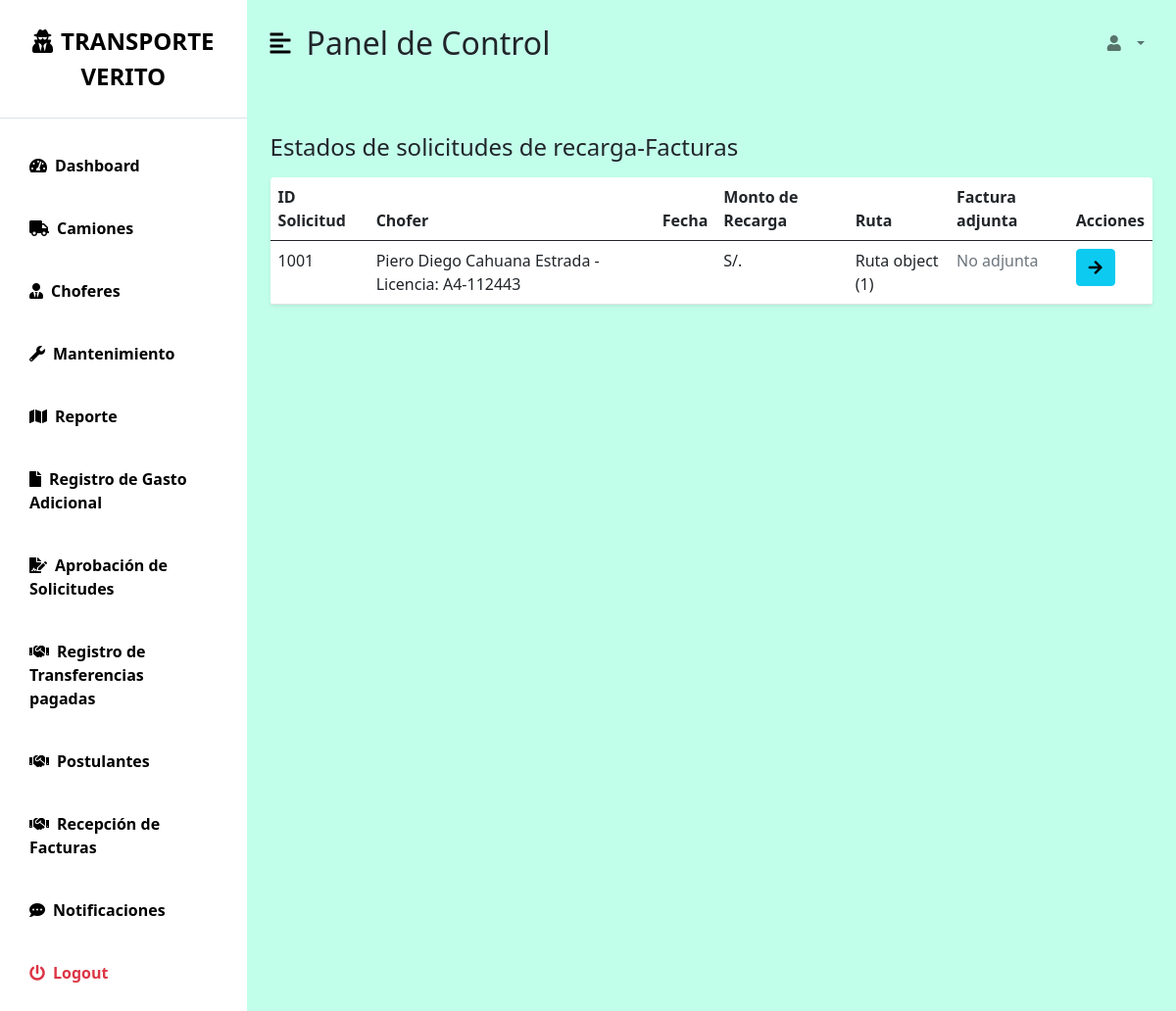
/listado_solicitudes/, run on the app's committed database.
### myapp/models.py (models this page shows, shortened)
class GastoAdicional(models.Model):
    idGasto = models.CharField(max_length=4)
    chofer = models.ForeignKey('Chofer', on_delete=models.SET_NULL, null=True, blank=True)
    placa = models.CharField(max_length=50)
    ruta = models.ForeignKey('Ruta', on_delete=models.SET_NULL, null=True, blank=True)
    montoRecarga = models.CharField(max_length=50)
    tipoGasto = models.CharField(max_length=50, choices=TIPO_GASTO)

class Chofer(models.Model):
     nombres = models.CharField(max_length=100)
     apellidos = models.CharField(max_length=100)
     fecha_nacimiento = models.DateField()
     domicilio = models.CharField(max_length=200)
     telefono = models.CharField(max_length=9)
     tipo_licencia = models.CharField(max_length=3)
     numero_licencia = models.CharField(max_length=20, unique=True)
     fecha_emision = models.DateField()
     fecha_vencimiento = models.DateField()
     estado_salud = models.CharField(max_length=100)
     camion = models.ForeignKey('Camion', on_delete=models.SET_NULL, null=True, blank=True)
     usuario = models.ForeignKey(User, on_delete=models.CASCADE, verbose_name="Usuario asociado", null=True, blank=True)
     def __str__(self):
        return f"{self.nombres} {self.apellidos} - Licencia: {self.numero_licencia}"

class Ruta(models.Model):
    chofer = models.ForeignKey('Chofer', on_delete=models.SET_NULL, null=True, blank=True)
    camion = models.ForeignKey('Camion', on_delete=models.SET_NULL, null=True, blank=True)
    partida = models.CharField(max_length=100)
    llegada = models.CharField (max_length=100)
    fecha = models.DateField()
    carga = models.CharField(max_length=200)
    destinatario = models.CharField(max_length=200)

### myapp/views.py (the view)
# urls.py: path('listado_solicitudes/', views.listado_solicitudes, name='listado_solicitudes'),
def listado_solicitudes(request):
    recepcion_facturas = GastoAdicional.objects.all()
    return render(request, 'ASISTENTE/listado_solicitudes.html', {
        'recepcion_facturas': recepcion_facturas
    })

### myapp/context_processors.py (called while the page is built)
def notificaciones(request):
    if request.user.is_authenticated:
        notificaciones_no_leidas = Notificacion.objects.filter(usuario=request.user, leido=False).count()
    else:
        notificaciones_no_leidas = 0
    return {'notificaciones_no_leidas': notificaciones_no_leidas}

### templates/ASISTENTE/listado_solicitudes.html (shortened to what this page needs)
{% extends 'bases/base_asistente.html' %}
{% load static %}
{% block content %}
<div class="row my-5">
  <div class="col-12">
    <h3 class="fs-4 mb-3">Estados de solicitudes de recarga-Facturas</h3>
    <table class="table bg-white rounded shadow-sm table-hover">
      <thead>
        <tr>
          <th>ID Solicitud</th>
          <th>Chofer</th>
          <th>Fecha</th>
          <th>Monto de Recarga</th>
          <th>Ruta</th>
          <th>Factura adjunta</th>
          <th>Acciones</th>
        </tr>
      </thead>
      <tbody>
        {% for factura in recepcion_facturas %}
        <tr>
          <td>{{ factura.id|add:1000 }}</td>
          <td>{{ factura.chofer }}</td>
          <td>{{ factura.fecha }}</td>
          <td>S/. {{ factura.monto|floatformat:2 }}</td>
          <td>{{ factura.ruta }}</td>
          <td>
            {% if factura.factura %}
              <button type="button" class="btn btn-primary" data-bs-toggle="modal" data-bs-target="#facturaModal{{ factura.id }}">
                Ver Factura
              </button>
              <div class="modal fade" id="facturaModal{{ factura.id }}" tabindex="-1" aria-labelledby="facturaModalLabel{{ factura.id }}" aria-hidden="true">
                <div class="modal-dialog modal-dialog-centered">
                  <div class="modal-content">
                    <div class="modal-header">
                      <h5 class="modal-title" id="facturaModalLabel{{ factura.id }}">Factura #{{ factura.id|add:1000 }}</h5>
                      <button type="button" class="btn-close" data-bs-dismiss="modal" aria-label="Close"></button>
                    </div>
                    <div class="modal-body text-center">
                      <img src="{{ factura.factura.url }}" class="img-fluid rounded shadow" alt="Factura de {{ factura.chofer }}">
                    </div>
                  </div>
                </div>
              </div>
            {% else %}
              <span class="text-muted">No adjunta</span>
            {% endif %}
          </td>
          <td>
            <a href="{% url 'registro_gasto_adicional' factura.id %}" class="btn btn-info">
              <i class="fa fa-arrow-right"></i>
            </a>
          </td>
        </tr>
        {% endfor %}
      </tbody>
    </table>
  </div>
</div>
{% endblock %}

### static/css/dashboard.css (style rules this page uses)
:root { --main-bg-color: #d2ffde!important; --main-text-color: #000000; --second-text-color: #000000; --second-bg-color: #030303; }

### data on the page
GastoAdicional: id|add "1001", chofer "Piero Diego Cahuana Estrada - Licencia: A4-112443", ruta "Ruta object (1)"
